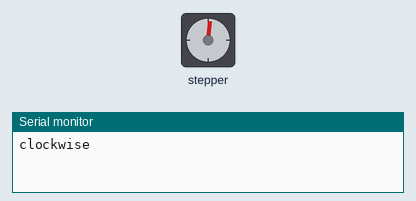
The sketch below on a simulated Arduino Uno, built with avr-gcc and run on an emulated ATmega328P. Shown: stepper motor, the last lines printed to the serial monitor. Stepper angles assume 200 steps per turn.

Above: at 0.05 s.
At 0.95 s:
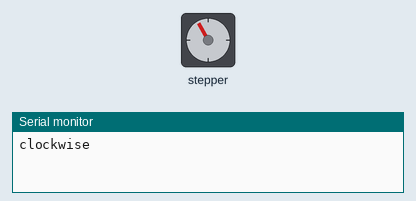
At 1.7 s:
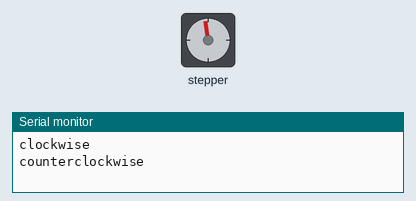
At 2.5 s:
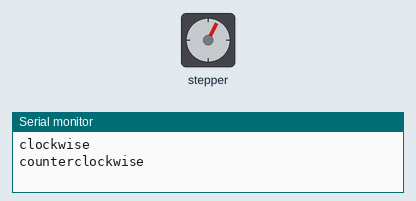
Timing chart, 0 to 6.9 s (numbered marks = the images above):
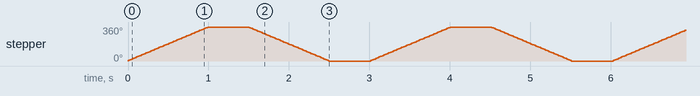

The sketch:

stepperExample_102517a.ino
```cpp
/*
 Stepper Motor Control - one revolution

 This program drives a unipolar or bipolar stepper motor.
 The motor is attached to digital pins 8 - 11 of the Arduino.

 The motor should revolve one revolution in one direction, then
 one revolution in the other direction.


 Created 11 Mar. 2007
 Modified 30 Nov. 2009
 by Tom Igoe

 */

#include <Stepper.h>

const int stepsPerRevolution = 200;  // change this to fit the number of steps per revolution
// for your motor

// initialize the stepper library on pins 8 through 11:
Stepper myStepper(stepsPerRevolution, 6, 8);

int enPin = 8;

void setup() {
  pinMode(enPin, OUTPUT);
  // set the speed at 60 rpm:
  myStepper.setSpeed(60);
  // initialize the serial port:
  Serial.begin(9600);

  digitalWrite(enPin, HIGH);
}

void loop() {
  // step one revolution  in one direction:
  Serial.println("clockwise");
  myStepper.step(stepsPerRevolution);
  delay(500);

  // step one revolution in the other direction:
  Serial.println("counterclockwise");
  myStepper.step(-stepsPerRevolution);
  delay(500);
}
```

Measured:
- by itself, stepper: turns 360° clockwise in 0.99 s, then 360° counter-clockwise in 0.99 s, repeating every 3.0 s
